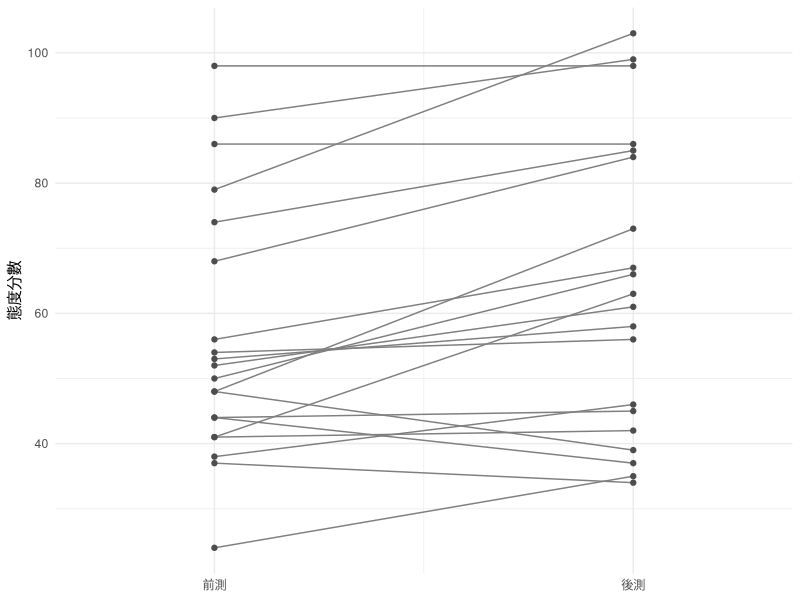

This figure's R source:
## ---- chunk 1
#| label: setup
#| message: false
# 載入套件：dplyr 整理資料、ggplot2 畫圖、readr 讀 CSV
# 本檔的 |> 是 R 內建的管線（R 4.1 以上），把左邊的結果交給右邊函數的第一個引數
library(dplyr)
library(ggplot2)
library(readr)

# 示範資料：只對齊樣本數、平均與標準差，不是原研究的逐筆資料
make_demo <- function(n, mean, sd) {
  z <- rnorm(n)                  # 先抽 n 個標準常態隨機數
  z <- (z - mean(z)) / sd(z)     # 標準化：讓這 n 個數的平均剛好 0、標準差剛好 1
  mean + sd * z                  # 平移、縮放到指定的平均與標準差
}
## ---- chunk 2
#| label: pt-qt
# qt()：給機率，回傳 t 值（臨界值）
# 自由度 24、雙尾 α = .05 時，右尾面積 .025，所以累積機率是 .975
qt(0.975, df = 24)

# pt()：給 t 值，回傳左側累積機率
# -abs() 先取到左尾，pt() 得到單尾面積，再乘 2 得到雙尾 p 值
2 * pt(-abs(2.57), df = 24)
## ---- chunk 3
#| label: rat-summary
# 只有摘要統計量時，照公式一步一步算
n <- 25; xbar <- 66; mu0 <- 60; SS <- 3259   # 樣本數、樣本平均、基準值、離均差平方和
s2 <- SS / (n - 1)                  # 樣本變異數
se <- sqrt(s2 / n)                  # 平均數的標準誤
t_rat <- (xbar - mu0) / se          # t 統計量
p_rat <- 2 * pt(-abs(t_rat), df = n - 1)   # 雙尾 p 值，df = n - 1
c(t = t_rat, p = p_rat)
qt(1 - 0.05 / 2, df = n - 1)        # 雙尾 α = .05 的臨界值
## ---- chunk 4
#| label: rat-ttest
# 產生 25 筆示範資料；固定 seed，每次執行結果相同
set.seed(1105)
rat <- make_demo(25, mean = 66, sd = sqrt(3259 / 24))

# 放進資料框，用管線檢查平均與 SS 是否和摘要統計量一致
rat_df <- data.frame(choice = rat)
rat_df |>
  summarise(
    mean_choice = mean(choice),                   # 樣本平均，應為 66
    SS          = sum((choice - mean_choice)^2)   # 可直接使用上一行剛算出的 mean_choice；應為 3259
  )

# 單一樣本 t 檢定：與基準 μ0 = 60 比較（預設雙尾）
fit_rat <- t.test(rat, mu = 60)
fit_rat
## ---- chunk 5
#| label: rat-practice
# 練習 1：把 alternative 改成 "greater"，取出 p 值
# 先在下方文字預測 p 值會變大、變小或不變，再執行

## ---- chunk 6
#| label: search-summary
# 兩組的樣本數、平均、變異數（摘要統計量）
n1 <- 93;  m1 <- 3.78; v1 <- 1.42   # 網路搜尋組
n2 <- 102; m2 <- 3.07; v2 <- 1.25   # 非搜尋組

df_pool <- (n1 - 1) + (n2 - 1)                        # 合併法自由度 = n1 + n2 - 2
sp2 <- ((n1 - 1) * v1 + (n2 - 1) * v2) / df_pool      # 合併變異數：以各組自由度加權
se_pool <- sqrt(sp2 * (1 / n1 + 1 / n2))              # 平均差的標準誤
t_pool <- (m1 - m2) / se_pool                         # t 統計量（搜尋組 − 非搜尋組）
c(sp2 = sp2, se = se_pool, t = t_pool, df = df_pool)
qt(1 - 0.001 / 2, df = df_pool)                       # 雙尾 α = .001 的臨界值
2 * pt(-abs(t_pool), df = df_pool)                    # 雙尾 p 值
## ---- chunk 7
#| label: search-data
# 產生長格式示範資料：一列一人，group 標組別、confidence 為自評信心
set.seed(2015)
search <- data.frame(
  group = rep(c("search", "nonsearch"), times = c(n1, n2)),
  confidence = c(make_demo(n1, m1, sqrt(v1)),
                 make_demo(n2, m2, sqrt(v2)))
) |>
  # 設定因子層級的順序；t.test(y ~ group) 會以「第一個層級 − 第二個層級」計算
  mutate(group = factor(group, levels = c("search", "nonsearch")))

# 依組別分組，計算各組的人數、平均與變異數
search |>
  group_by(group) |>
  summarise(
    n    = n(),
    mean = mean(confidence),
    var  = var(confidence)
  )
## ---- chunk 8
#| label: search-ttest
# 練習：
# 1. 用 t.test() 做合併法（var.equal = TRUE），conf.level 與 alpha = .001 對應
# 2. 拿掉 var.equal，再跑一次，比較 t、df、p
# 3. 計算 Cohen's d（分母為合併標準差 sqrt(sp2)）

## ---- chunk 9
#| label: film-read
#| message: false
# 讀入寬格式資料：一列一人，pre、post 為同一人的前測與後測
film <- read_csv("week09_part2_film_attitude.csv") |>
  mutate(D = pre - post)     # 新增差值欄 D，方向為前測 − 後測
glimpse(film)                # 檢查欄位名稱、型態與前幾筆

# 差值的摘要：ΣD、ΣD²、平均與標準差
film |>
  summarise(
    sum_D  = sum(D),
    sum_D2 = sum(D^2),
    mean_D = mean(D),
    sd_D   = sd(D)
  )
## ---- chunk 10
#| label: film-plot
# 前後測連線圖：每條灰線是一位學生，左端為前測、右端為後測
# x = 1 代表前測、x = 2 代表後測，再用 scale_x_continuous() 換成中文刻度標籤
film |>
  ggplot() +
  geom_segment(aes(x = 1, xend = 2, y = pre, yend = post),
               colour = "grey50") +              # 同一人前後測連線
  geom_point(aes(x = 1, y = pre), colour = "grey30") +   # 前測分數
  geom_point(aes(x = 2, y = post), colour = "grey30") +  # 後測分數
  scale_x_continuous(breaks = c(1, 2), labels = c("前測", "後測"),
                     limits = c(0.7, 2.3)) +
  labs(x = NULL, y = "態度分數") +
  theme_minimal()
## ---- chunk 11
#| label: film-ttest
# 練習：
# 1. 用 paired = TRUE 做配對 t
# 2. 對 film$D 做單一樣本 t（mu = 0），確認 t 相同
# 3. 拿掉 paired = TRUE 再跑一次，比較 df、p 與信賴區間
# 4. 計算 d_z（分母為差值的標準差）
